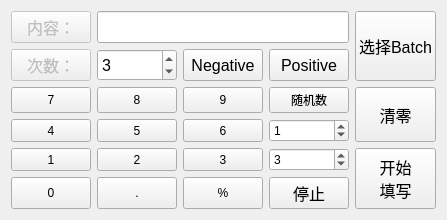
        <widget class="QWidget" name="tab_3">
         <attribute name="title">
          <string>Auto</string>
         </attribute>
         <layout class="QGridLayout" name="gridLayout">
          <item row="0" column="0">
           <widget class="QPushButton" name="pushButton_19">
            <property name="enabled">
             <bool>false</bool>
            </property>
            <property name="sizePolicy">
             <sizepolicy hsizetype="Expanding" vsizetype="Expanding">
              <horstretch>0</horstretch>
              <verstretch>0</verstretch>
             </sizepolicy>
            </property>
            <property name="font">
             <font>
              <pointsize>12</pointsize>
             </font>
            </property>
            <property name="text">
             <string>内容：</string>
            </property>
           </widget>
          </item>
          <item row="0" column="1" colspan="3">
           <widget class="QLineEdit" name="lineEdit">
            <property name="sizePolicy">
             <sizepolicy hsizetype="Expanding" vsizetype="Expanding">
              <horstretch>0</horstretch>
              <verstretch>0</verstretch>
             </sizepolicy>
            </property>
            <property name="font">
             <font>
              <pointsize>12</pointsize>
             </font>
            </property>
            <property name="statusTip">
             <string>填写内容显示区域</string>
            </property>
           </widget>
          </item>
          <item row="1" column="0">
           <widget class="QPushButton" name="pushButton_20">
            <property name="enabled">
             <bool>false</bool>
            </property>
            <property name="sizePolicy">
             <sizepolicy hsizetype="Expanding" vsizetype="Expanding">
              <horstretch>0</horstretch>
              <verstretch>0</verstretch>
             </sizepolicy>
            </property>
            <property name="font">
             <font>
              <pointsize>12</pointsize>
             </font>
            </property>
            <property name="text">
             <string>次数：</string>
            </property>
           </widget>
          </item>
          <item row="2" column="0">
           <widget class="QPushButton" name="pushButton_7">
            <property name="sizePolicy">
             <sizepolicy hsizetype="Expanding" vsizetype="Expanding">
              <horstretch>0</horstretch>
              <verstretch>0</verstretch>
             </sizepolicy>
            </property>
            <property name="text">
             <string>7</string>
            </property>
           </widget>
          </item>
          <item row="2" column="1">
           <widget class="QPushButton" name="pushButton_8">
            <property name="sizePolicy">
             <sizepolicy hsizetype="Expanding" vsizetype="Expanding">
              <horstretch>0</horstretch>
              <verstretch>0</verstretch>
             </sizepolicy>
            </property>
            <property name="text">
             <string>8</string>
            </property>
           </widget>
          </item>
          <item row="2" column="2">
           <widget class="QPushButton" name="pushButton_9">
            <property name="sizePolicy">
             <sizepolicy hsizetype="Expanding" vsizetype="Expanding">
              <horstretch>0</horstretch>
              <verstretch>0</verstretch>
             </sizepolicy>
            </property>
            <property name="text">
             <string>9</string>
            </property>
           </widget>
          </item>
          <item row="3" column="0">
           <widget class="QPushButton" name="pushButton_4">
            <property name="sizePolicy">
             <sizepolicy hsizetype="Expanding" vsizetype="Expanding">
              <horstretch>0</horstretch>
              <verstretch>0</verstretch>
             </sizepolicy>
            </property>
            <property name="text">
             <string>4</string>
            </property>
           </widget>
          </item>
          <item row="3" column="1">
           <widget class="QPushButton" name="pushButton_5">
            <property name="sizePolicy">
             <sizepolicy hsizetype="Expanding" vsizetype="Expanding">
              <horstretch>0</horstretch>
              <verstretch>0</verstretch>
             </sizepolicy>
            </property>
            <property name="text">
             <string>5</string>
            </property>
           </widget>
          </item>
          <item row="3" column="2">
           <widget class="QPushButton" name="pushButton_6">
            <property name="sizePolicy">
             <sizepolicy hsizetype="Expanding" vsizetype="Expanding">
              <horstretch>0</horstretch>
              <verstretch>0</verstretch>
             </sizepolicy>
            </property>
            <property name="text">
             <string>6</string>
            </property>
           </widget>
          </item>
          <item row="4" column="0">
           <widget class="QPushButton" name="pushButton_10">
            <property name="sizePolicy">
             <sizepolicy hsizetype="Expanding" vsizetype="Expanding">
              <horstretch>0</horstretch>
              <verstretch>0</verstretch>
             </sizepolicy>
            </property>
            <property name="text">
             <string>1</string>
            </property>
           </widget>
          </item>
          <item row="4" column="1">
           <widget class="QPushButton" name="pushButton_2">
            <property name="sizePolicy">
             <sizepolicy hsizetype="Expanding" vsizetype="Expanding">
              <horstretch>0</horstretch>
              <verstretch>0</verstretch>
             </sizepolicy>
            </property>
            <property name="text">
             <string>2</string>
            </property>
           </widget>
          </item>
          <item row="4" column="2">
           <widget class="QPushButton" name="pushButton_3">
            <property name="sizePolicy">
             <sizepolicy hsizetype="Expanding" vsizetype="Expanding">
              <horstretch>0</horstretch>
              <verstretch>0</verstretch>
             </sizepolicy>
            </property>
            <property name="text">
             <string>3</string>
            </property>
           </widget>
          </item>
          <item row="5" column="0">
           <widget class="QPushButton" name="pushButton_11">
            <property name="sizePolicy">
             <sizepolicy hsizetype="Expanding" vsizetype="Expanding">
              <horstretch>0</horstretch>
              <verstretch>0</verstretch>
             </sizepolicy>
            </property>
            <property name="text">
             <string>0</string>
            </property>
           </widget>
          </item>
          <item row="5" column="1">
           <widget class="QPushButton" name="pushButton_12">
            <property name="sizePolicy">
             <sizepolicy hsizetype="Expanding" vsizetype="Expanding">
              <horstretch>0</horstretch>
              <verstretch>0</verstretch>
             </sizepolicy>
            </property>
            <property name="text">
             <string>.</string>
            </property>
           </widget>
          </item>
          <item row="5" column="2">
           <widget class="QPushButton" name="pushButton_17">
            <property name="sizePolicy">
             <sizepolicy hsizetype="Expanding" vsizetype="Expanding">
              <horstretch>0</horstretch>
              <verstretch>0</verstretch>
             </sizepolicy>
            </property>
            <property name="text">
             <string>%</string>
            </property>
           </widget>
          </item>
          <item row="1" column="1">
           <widget class="QSpinBox" name="spinBox">
            <property name="sizePolicy">
             <sizepolicy hsizetype="Ignored" vsizetype="Expanding">
              <horstretch>0</horstretch>
              <verstretch>0</verstretch>
             </sizepolicy>
            </property>
            <property name="font">
             <font>
              <pointsize>12</pointsize>
             </font>
            </property>
            <property name="statusTip">
             <string>内容重复填写的次数，Batch填写无效</string>
            </property>
            <property name="maximum">
             <number>999999999</number>
            </property>
            <property name="value">
             <number>3</number>
            </property>
           </widget>
          </item>
          <item row="1" column="2">
           <widget class="QPushButton" name="pushButton_13">
            <property name="sizePolicy">
             <sizepolicy hsizetype="Expanding" vsizetype="Expanding">
              <horstretch>0</horstretch>
              <verstretch>0</verstretch>
             </sizepolicy>
            </property>
            <property name="font">
             <font>
              <pointsize>12</pointsize>
             </font>
            </property>
            <property name="text">
             <string>Negative</string>
            </property>
           </widget>
          </item>
          <item row="1" column="3">
           <widget class="QPushButton" name="pushButton_14">
            <property name="sizePolicy">
             <sizepolicy hsizetype="Expanding" vsizetype="Expanding">
              <horstretch>0</horstretch>
              <verstretch>0</verstretch>
             </sizepolicy>
            </property>
            <property name="font">
             <font>
              <pointsize>12</pointsize>
             </font>
            </property>
            <property name="text">
             <string>Positive</string>
            </property>
           </widget>
          </item>
          <item row="0" column="4" rowspan="2">
           <widget class="QPushButton" name="pushButton_18">
            <property name="sizePolicy">
             <sizepolicy hsizetype="Expanding" vsizetype="Expanding">
              <horstretch>0</horstretch>
              <verstretch>0</verstretch>
             </sizepolicy>
            </property>
            <property name="font">
             <font>
              <pointsize>12</pointsize>
             </font>
            </property>
            <property name="statusTip">
             <string>选择需要获取的Batch</string>
            </property>
            <property name="text">
             <string>选择Batch</string>
            </property>
            <property name="icon">
             <iconset>
              <normaloff>icon/open.png</normaloff>
              <normalon>:/open.png</normalon>
              <disabledoff>:/open.png</disabledoff>
              <disabledon>:/open.png</disabledon>
              <activeoff>:/open.png</activeoff>
              <activeon>:/open.png</activeon>
              <selectedoff>:/open.png</selectedoff>
              <selectedon>:/open.png</selectedon>icon/open.png</iconset>
            </property>
           </widget>
          </item>
          <item row="5" column="3">
           <widget class="QPushButton" name="pushButton_16">
            <property name="sizePolicy">
             <sizepolicy hsizetype="Expanding" vsizetype="Expanding">
              <horstretch>0</horstretch>
              <verstretch>0</verstretch>
             </sizepolicy>
            </property>
            <property name="font">
             <font>
              <pointsize>12</pointsize>
             </font>
            </property>
            <property name="toolTip">
             <string/>
            </property>
            <property name="statusTip">
             <string>内容出现Stop，将停止自动填写</string>
            </property>
            <property name="text">
             <string>停止</string>
            </property>
            <property name="icon">
             <iconset>
              <normaloff>icon/stop.png</normaloff>
              <normalon>:/stop.png</normalon>
              <disabledoff>:/stop.png</disabledoff>
              <disabledon>:/stop.png</disabledon>
              <activeoff>:/stop.png</activeoff>
              <activeon>:/stop.png</activeon>
              <selectedoff>:/stop.png</selectedoff>
              <selectedon>:/stop.png</selectedon>icon/stop.png</iconset>
            </property>
           </widget>
          </item>
          <item row="4" column="3">
           <widget class="QSpinBox" name="spinBox_5">
            <property name="sizePolicy">
             <sizepolicy hsizetype="Ignored" vsizetype="Expanding">
              <horstretch>0</horstretch>
              <verstretch>0</verstretch>
             </sizepolicy>
            </property>
            <property name="statusTip">
             <string>随机数最大值</string>
            </property>
            <property name="maximum">
             <number>999999999</number>
            </property>
            <property name="value">
             <number>3</number>
            </property>
           </widget>
          </item>
          <item row="3" column="3">
           <widget class="QSpinBox" name="spinBox_4">
            <property name="sizePolicy">
             <sizepolicy hsizetype="Ignored" vsizetype="Expanding">
              <horstretch>0</horstretch>
              <verstretch>0</verstretch>
             </sizepolicy>
            </property>
            <property name="statusTip">
             <string>随机数最小值</string>
            </property>
            <property name="maximum">
             <number>999999999</number>
            </property>
            <property name="value">
             <number>1</number>
            </property>
           </widget>
          </item>
          <item row="2" column="3">
           <widget class="QPushButton" name="pushButton_26">
            <property name="enabled">
             <bool>true</bool>
            </property>
            <property name="sizePolicy">
             <sizepolicy hsizetype="Expanding" vsizetype="Expanding">
              <horstretch>0</horstretch>
              <verstretch>0</verstretch>
             </sizepolicy>
            </property>
            <property name="statusTip">
             <string>点击后将以随机数的形式填写</string>
            </property>
            <property name="text">
             <string>随机数</string>
            </property>
            <property name="icon">
             <iconset>
              <normaloff>icon/random.png</normaloff>
              <normalon>:/random.png</normalon>
              <disabledoff>:/random.png</disabledoff>
              <disabledon>:/random.png</disabledon>
              <activeoff>:/random.png</activeoff>
              <activeon>:/random.png</activeon>
              <selectedoff>:/random.png</selectedoff>
              <selectedon>:/random.png</selectedon>icon/random.png</iconset>
            </property>
           </widget>
          </item>
          <item row="2" column="4" rowspan="2">
           <widget class="QPushButton" name="pushButton_15">
            <property name="sizePolicy">
             <sizepolicy hsizetype="Expanding" vsizetype="Expanding">
              <horstretch>0</horstretch>
              <verstretch>0</verstretch>
             </sizepolicy>
            </property>
            <property name="font">
             <font>
              <pointsize>12</pointsize>
             </font>
            </property>
            <property name="toolTip">
             <string/>
            </property>
            <property name="statusTip">
             <string>清零后才可开始新的填写</string>
            </property>
            <property name="text">
             <string>清零</string>
            </property>
            <property name="icon">
             <iconset>
              <normaloff>icon/clean.png</normaloff>
              <normalon>:/clean.png</normalon>
              <disabledoff>:/clean.png</disabledoff>
              <disabledon>:/clean.png</disabledon>
              <activeoff>:/clean.png</activeoff>
              <activeon>:/clean.png</activeon>
              <selectedoff>:/clean.png</selectedoff>
              <selectedon>:/clean.png</selectedon>icon/clean.png</iconset>
            </property>
           </widget>
          </item>
          <item row="4" column="4" rowspan="2">
           <widget class="QPushButton" name="pushButton">
            <property name="sizePolicy">
             <sizepolicy hsizetype="Expanding" vsizetype="Expanding">
              <horstretch>0</horstretch>
              <verstretch>0</verstretch>
             </sizepolicy>
            </property>
            <property name="font">
             <font>
              <pointsize>12</pointsize>
             </font>
            </property>
            <property name="toolTip">
             <string/>
            </property>
            <property name="statusTip">
             <string>开始后，你将有几秒钟时间选择起始位置</string>
            </property>
            <property name="text">
             <string>开始
填写</string>
            </property>
            <property name="icon">
             <iconset>
              <normaloff>icon/star.png</normaloff>
              <normalon>:/star.png</normalon>
              <disabledoff>:/open.png</disabledoff>
              <disabledon>:/open.png</disabledon>
              <activeoff>:/open.png</activeoff>
              <activeon>:/open.png</activeon>
              <selectedoff>:/open.png</selectedoff>
              <selectedon>:/open.png</selectedon>icon/star.png</iconset>
            </property>
           </widget>
          </item>
         </layout>
        </widget>
